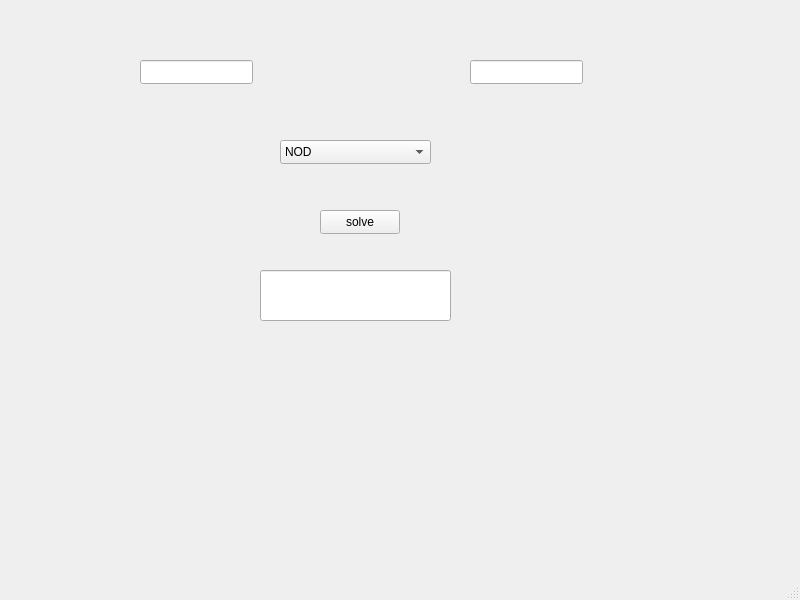
<?xml version="1.0" encoding="UTF-8"?>
<ui version="4.0">
 <class>MainWindow</class>
 <widget class="QMainWindow" name="MainWindow">
  <property name="geometry">
   <rect>
    <x>0</x>
    <y>0</y>
    <width>800</width>
    <height>600</height>
   </rect>
  </property>
  <property name="windowTitle">
   <string>MainWindow</string>
  </property>
  <widget class="QWidget" name="centralwidget">
   <widget class="QLineEdit" name="first">
    <property name="geometry">
     <rect>
      <x>140</x>
      <y>60</y>
      <width>113</width>
      <height>24</height>
     </rect>
    </property>
   </widget>
   <widget class="QLineEdit" name="second">
    <property name="geometry">
     <rect>
      <x>470</x>
      <y>60</y>
      <width>113</width>
      <height>24</height>
     </rect>
    </property>
   </widget>
   <widget class="QLineEdit" name="res">
    <property name="geometry">
     <rect>
      <x>260</x>
      <y>270</y>
      <width>191</width>
      <height>51</height>
     </rect>
    </property>
   </widget>
   <widget class="QComboBox" name="comboBox">
    <property name="geometry">
     <rect>
      <x>280</x>
      <y>140</y>
      <width>151</width>
      <height>24</height>
     </rect>
    </property>
    <item>
     <property name="text">
      <string>NOD</string>
     </property>
    </item>
    <item>
     <property name="text">
      <string>NOK</string>
     </property>
    </item>
    <item>
     <property name="text">
      <string>Simple?</string>
     </property>
    </item>
    <item>
     <property name="text">
      <string>Armstrong?</string>
     </property>
    </item>
   </widget>
   <widget class="QPushButton" name="pushButton">
    <property name="geometry">
     <rect>
      <x>320</x>
      <y>210</y>
      <width>80</width>
      <height>24</height>
     </rect>
    </property>
    <property name="text">
     <string>solve</string>
    </property>
   </widget>
  </widget>
  <widget class="QMenuBar" name="menubar">
   <property name="geometry">
    <rect>
     <x>0</x>
     <y>0</y>
     <width>800</width>
     <height>21</height>
    </rect>
   </property>
  </widget>
  <widget class="QStatusBar" name="statusbar"/>
  <action name="nod">
   <property name="text">
    <string>НОД</string>
   </property>
  </action>
  <action name="nok">
   <property name="text">
    <string>НОК</string>
   </property>
  </action>
  <action name="simple">
   <property name="text">
    <string>Простое число?</string>
   </property>
  </action>
  <action name="armstrong">
   <property name="text">
    <string>Число Армстронга?</string>
   </property>
  </action>
  <action name="quit">
   <property name="text">
    <string>Выход</string>
   </property>
  </action>
 </widget>
 <resources/>
 <connections/>
</ui>
